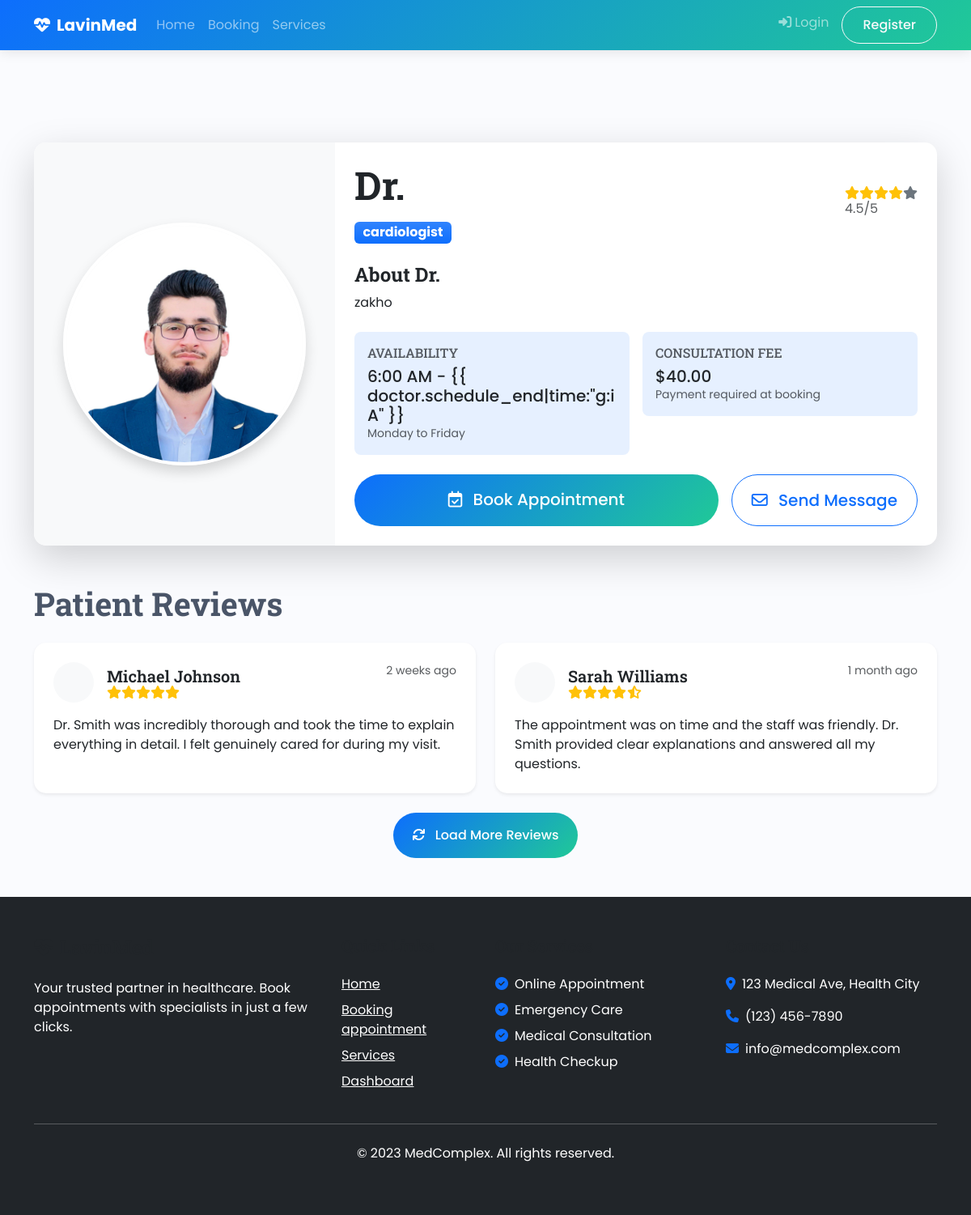
Page /doctor/3/ on the committed database.
### bookings/models.py (models this page shows, shortened)
class Doctor(models.Model):
    user = models.OneToOneField(CustomUser, on_delete=models.CASCADE)
    specialty = models.ForeignKey(Specialty, on_delete=models.CASCADE)
    bio = models.TextField(blank=True)
    photo = models.ImageField(upload_to='doctors/', blank=True, null=True)
    rating = models.FloatField(default=4.5)
    schedule_start = models.TimeField()
    schedule_end = models.TimeField()
    consultation_fee = models.DecimalField(max_digits=6, decimal_places=2)

class Specialty(models.Model):
    name = models.CharField(max_length=100)
    icon = models.CharField(max_length=50, default='fas fa-stethoscope')

### bookings/views.py (the view)
# urls.py: path('doctor/<int:pk>/', views.doctor_detail, name='doctor_detail'),
def doctor_detail(request, pk):
    doctor = get_object_or_404(Doctor, pk=pk)
    return render(request, 'bookings/doctor_detail.html', {'doctor': doctor})

### bookings/models.py (called while the page is built)
    def get_full_name(self):
        return f"{self.first_name} {self.last_name}"

### bookings/templates/bookings/doctor_detail.html
{% extends 'bookings/base.html' %}
{% load static %}
{% block content %}
<div class="container py-5">
    <div class="card border-0 shadow-lg">
        <div class="row g-0">
            <div class="col-md-4 bg-light d-flex align-items-center justify-content-center p-4">
                {% if doctor.photo %}
                <img src="{{ doctor.photo.url }}" alt="{{ doctor.user.get_full_name }}"
                    class="img-fluid rounded-circle border border-4 border-white shadow" style="max-height: 300px;">
                {% else %}
                <div class="bg-light rounded-circle d-flex align-items-center justify-content-center"
                    style="width: 200px; height: 200px;">
                    <i class="fas fa-user-md fa-4x text-primary"></i>
                </div>
                {% endif %}
            </div>
            <div class="col-md-8">
                <div class="card-body p-4">
                    <div class="d-flex justify-content-between align-items-center mb-4">
                        <div>
                            <h1 class="card-title display-5 fw-bold">Dr. {{ doctor.user.get_full_name }}</h1>
                            <span class="badge bg-primary bg-gradient fs-6 mt-2">
                                {{ doctor.specialty.name }}
                            </span>
                        </div>
                        <div>
                            <div class="d-flex text-warning">
                                {% for i in "12345" %}
                                <i
                                    class="fas fa-star {% if forloop.counter > doctor.rating %}text-secondary{% endif %}"></i>
                                {% endfor %}
                            </div>
                            <span class="text-muted">{{ doctor.rating }}/5</span>
                        </div>
                    </div>
                    <div class="mb-4">
                        <h3 class="h4 fw-bold">About Dr. {{ doctor.user.get_full_name }}</h3>
                        <p class="card-text">{{ doctor.bio }}</p>
                    </div>
                    <div class="row g-3 mb-4">
                        <div class="col-md-6">
                            <div class="p-3 bg-primary bg-opacity-10 rounded-3">
                                <h4 class="h6 text-uppercase text-muted">Availability</h4>
                                <p class="h5 mb-0">{{ doctor.schedule_start|time:"g:i A" }} - {{
                                    doctor.schedule_end|time:"g:i A" }}</p>
                                <p class="text-muted small mb-0">Monday to Friday</p>
                            </div>
                        </div>
                        <div class="col-md-6">
                            <div class="p-3 bg-primary bg-opacity-10 rounded-3">
                                <h4 class="h6 text-uppercase text-muted">Consultation Fee</h4>
                                <p class="h5 mb-0">${{ doctor.consultation_fee }}</p>
                                <p class="text-muted small mb-0">Payment required at booking</p>
                            </div>
                        </div>
                    </div>
                    <div class="d-grid gap-3 d-md-flex">
                        <a href="{% url 'book' %}?doctor={{ doctor.id }}"
                            class="btn btn-primary btn-lg px-4 py-3 flex-grow-1">
                            <i class="far fa-calendar-check me-2"></i> Book Appointment
                        </a>
                        <button class="btn btn-outline-primary btn-lg px-4 py-3">
                            <i class="far fa-envelope me-2"></i> Send Message
                        </button>
                    </div>
                </div>
            </div>
        </div>
    </div>
    <div class="mt-5">
        <h2 class="h1 fw-bold mb-4">Patient Reviews</h2>
        <div class="row g-4">
            <div class="col-md-6">
                <div class="card h-100 border-0 shadow-sm">
                    <div class="card-body p-4">
                        <div class="d-flex justify-content-between mb-3">
                            <div class="d-flex align-items-center">
                                <div class="bg-light rounded-circle me-3" style="width: 50px; height: 50px;"></div>
                                <div>
                                    <h5 class="card-title mb-0">Michael Johnson</h5>
                                    <div class="d-flex text-warning">
                                        <i class="fas fa-star"></i>
                                        <i class="fas fa-star"></i>
                                        <i class="fas fa-star"></i>
                                        <i class="fas fa-star"></i>
                                        <i class="fas fa-star"></i>
                                    </div>
                                </div>
                            </div>
                            <span class="text-muted small">2 weeks ago</span>
                        </div>
                        <p class="card-text">Dr. Smith was incredibly thorough and took the time to explain everything
                            in detail. I felt genuinely cared for during my visit.</p>
                    </div>
                </div>
            </div>
            <div class="col-md-6">
                <div class="card h-100 border-0 shadow-sm">
                    <div class="card-body p-4">
                        <div class="d-flex justify-content-between mb-3">
                            <div class="d-flex align-items-center">
                                <div class="bg-light rounded-circle me-3" style="width: 50px; height: 50px;"></div>
                                <div>
                                    <h5 class="card-title mb-0">Sarah Williams</h5>
                                    <div class="d-flex text-warning">
                                        <i class="fas fa-star"></i>
                                        <i class="fas fa-star"></i>
                                        <i class="fas fa-star"></i>
                                        <i class="fas fa-star"></i>
                                        <i class="fas fa-star-half-alt"></i>
                                    </div>
                                </div>
                            </div>
                            <span class="text-muted small">1 month ago</span>
                        </div>
                        <p class="card-text">The appointment was on time and the staff was friendly. Dr. Smith provided
                            clear explanations and answered all my questions.</p>
                    </div>
                </div>
            </div>
        </div>
        <div class="text-center mt-4">
            <button class="btn btn-primary px-4 py-3">
                <i class="fas fa-sync me-2"></i> Load More Reviews
            </button>
        </div>
    </div>
</div>
{% endblock %}

### static/css/style.css (style rules this page uses)
:root { --primary: #0d6efd; --secondary: #6c757d; --success: #198754; --light: #f8f9fa; --dark: #212529; --accent: #20c997; --gradient: linear-gradient(135deg, var(--primary), var(--accent)); }
body { font-family: 'Poppins', sans-serif; background-color: #fafbfe; color: #4a5568; padding-top: 80px; }
h1, h2, h3, h4, h5, h6 { font-family: 'Roboto Slab', serif; font-weight: 600; color: var(--dark); }
.card { border-radius: 15px; overflow: hidden; transition: transform 0.3s ease, box-shadow 0.3s ease; border: none; }
.btn { border-radius: 50px; font-weight: 500; transition: all 0.3s ease; padding: 10px 25px; }
.btn-primary { background: var(--gradient); border: none; }

### rows in the picture
Doctor: photo (picture), specialty.name "cardiologist", rating "4.5", bio "zakho", schedule_start "6:00 AM", consultation_fee "40.00"
